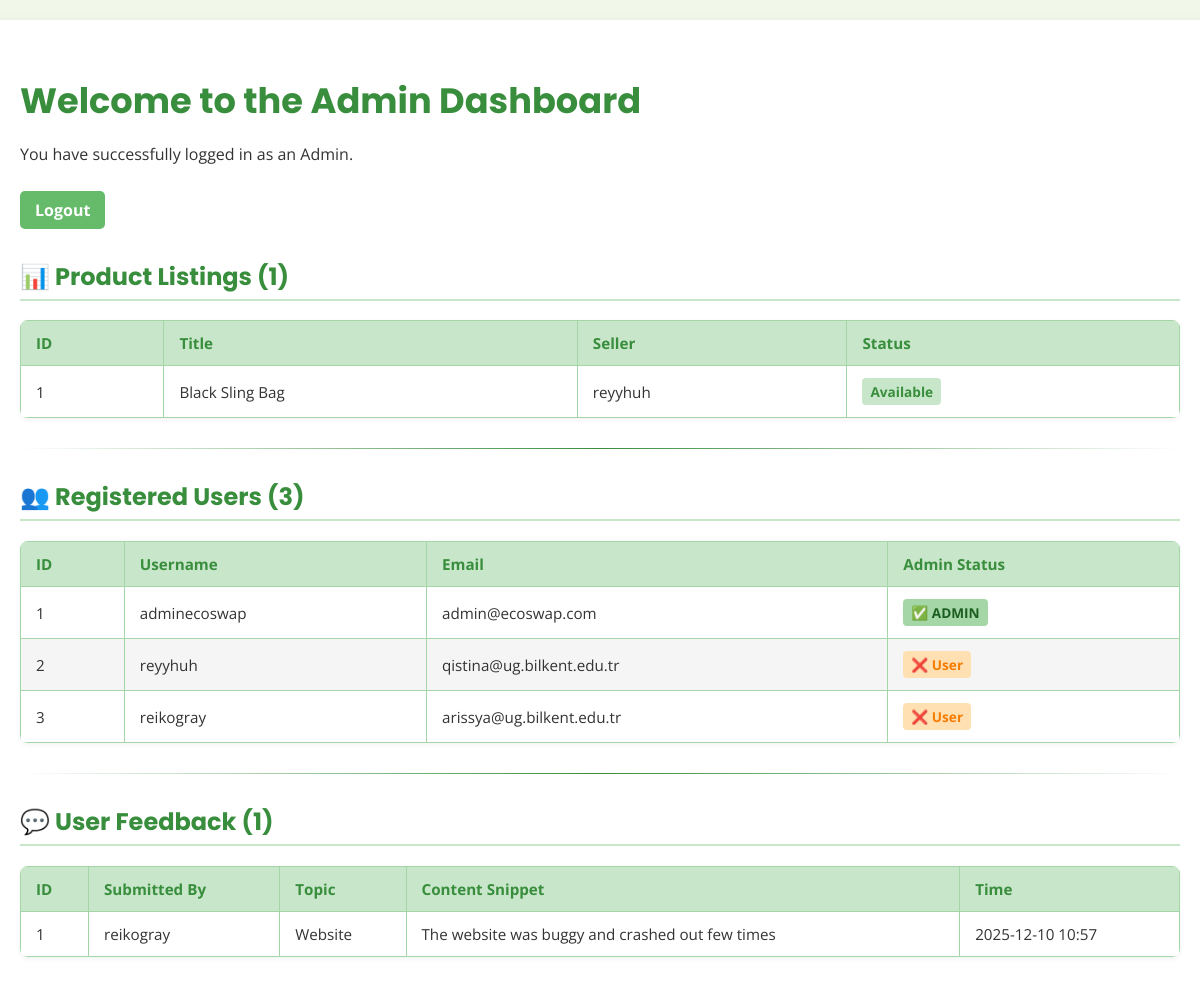
The page /admin (signed in) on the database its author committed.
### models.py (models this page shows, shortened)
class Product(db.Model):
    id = db.Column(db.Integer, primary_key=True)
    title = db.Column(db.String(100), nullable=False)
    description = db.Column(db.Text, nullable=False)
    image_filename = db.Column(db.String(200))
    swap_option = db.Column(db.Boolean, default=False)
    user_id = db.Column(db.Integer, db.ForeignKey('user.id'), nullable=False)
    price = db.Column(db.Float, nullable=False, default=0.0)
    seller = db.relationship('User', back_populates='products')
    sold = db.Column(db.Boolean, default=False)

class User(db.Model, UserMixin):
    id = db.Column(db.Integer, primary_key=True)
    full_name = db.Column(db.String(150), nullable=False)
    username = db.Column(db.String(50), nullable=False)
    email = db.Column(db.String(100), unique=True, nullable=False)
    password = db.Column(db.String(100), nullable=False)
    is_admin = db.Column(db.Boolean, default=False) #admin account
    products = db.relationship('Product', back_populates='seller')
    sent_messages = db.relationship('Message', foreign_keys='Message.sender_id', backref='sender', lazy=True)
    received_messages = db.relationship('Message', foreign_keys='Message.receiver_id', backref='receiver', lazy=True)
    cart_items = db.relationship('CartItem', backref='user', lazy=True)

class Feedback(db.Model):
    id = db.Column(db.Integer, primary_key=True)
    user_id = db.Column(db.Integer, db.ForeignKey('user.id'), nullable=False)
    feedback_topic = db.Column(db.String(100), nullable=False)
    feedback_type = db.Column(db.String(50), nullable=False)
    description = db.Column(db.Text, nullable=False)
    contact_info = db.Column(db.String(100), nullable=True) # Optional field
    timestamp = db.Column(db.DateTime, default=datetime.utcnow)
    user = db.relationship('User', backref='feedbacks')

### app.py (the view)
@app.route('/admin')
@login_required
def admin():
    if not current_user.is_admin:
        flash("You are not authorized to view this page.", "error")
        return redirect(url_for('home'))
    all_users = User.query.all()
    all_products = Product.query.all()
    all_feedback = Feedback.query.all()
    return render_template(
        'admin.html',
        users=all_users,
        products=all_products,
        feedback_list=all_feedback
    )

### app.py (called while the page is built)
@login_manager.user_loader
def load_user(user_id):
    return User.query.get(int(user_id))

@app.context_processor
def inject_cart_count():
    if current_user.is_authenticated:
        count = CartItem.query.filter_by(user_id=current_user.id).count()
        return dict(cart_count=count)
    return dict(cart_count=0)

### templates/admin.html (shortened to what this page needs)
<!DOCTYPE html>
<html lang="en">
<head>
</head>
<body>
    <div class="container">
        <h1>Welcome to the Admin Dashboard</h1>
        <p>You have successfully logged in as an Admin.</p>
        <div>
            <a href="{{ url_for('logout') }}" class="logout-link">Logout</a>
        </div>
        <h2>📊 Product Listings ({{ products|length }})</h2>
        <table>
            <thead>
                <tr>
                    <th>ID</th>
                    <th>Title</th>
                    <th>Seller</th>
                    <th>Status</th>
                </tr>
            </thead>
            <tbody>
                {% for product in products %}
                <tr>
                    <td>{{ product.id }}</td>
                    <td>{{ product.title }}</td>
                    <td>{{ product.seller.username }}</td>
                    <td>
                        {% if product.sold %}
                            <span class="status-badge status-sold">SOLD</span>
                        {% else %}
                            <span class="status-badge status-available">Available</span>
                        {% endif %}
                    </td>
                </tr>
                {% endfor %}
            </tbody>
        </table>
        <hr>
        <h2>👥 Registered Users ({{ users|length }})</h2>
        <table>
            <thead>
                <tr>
                    <th>ID</th>
                    <th>Username</th>
                    <th>Email</th>
                    <th>Admin Status</th>
                </tr>
            </thead>
            <tbody>
                {% for user in users %}
                <tr>
                    <td>{{ user.id }}</td>
                    <td>{{ user.username }}</td>
                    <td>{{ user.email }}</td>
                    <td>
                        {% if user.is_admin %}
                            <span class="status-badge status-admin">✅ ADMIN</span>
                        {% else %}
                            <span class="status-badge status-user">❌ User</span>
                        {% endif %}
                    </td>
                </tr>
                {% endfor %}
            </tbody>
        </table>
        <hr>
        <h2>💬 User Feedback ({{ feedback_list|length }})</h2>
        <table>
            <thead>
                <tr>
                    <th>ID</th>
                    <th>Submitted By</th>
                    <th>Topic</th>
                    <th>Content Snippet</th>
                    <th>Time</th>
                </tr>
            </thead>
            <tbody>
                {% for feedback in feedback_list %}
                <tr>
                    <td>{{ feedback.id }}</td>
                    <td>{{ feedback.user.username }}</td>
                    <td>{{ feedback.feedback_topic }}</td>
                    <td>{{ feedback.description | truncate(60, True) }}</td>
                    <td>{{ feedback.timestamp.strftime('%Y-%m-%d %H:%M') }}</td>
                </tr>
                {% endfor %}
            </tbody>
        </table>
    </div>
</body>
</html>

### templates/admin.html (style rules this page uses)
:root { --color-primary: #388e3c; --color-secondary: #66bb6a; --color-light: #f1f8e9; --color-bg-header: #c8e6c9; --color-input-border: #a5d6a7; --color-text: #333; --color-subtle-text: #666; --color-error-bg: #ffcdd2; --color-error-text: #d32f2f; }
body { font-family: 'Open Sans', sans-serif; background-color: var(--color-light); color: var(--color-text); margin: 0; padding: 20px; display: flex; flex-direction: column; align-items: center; }
.container { width: 100%; max-width: 1200px; background-color: #ffffff; padding: 30px; border-radius: 10px; box-shadow: 0 4px 12px rgba(0, 0, 0, 0.1); }
h1 { font-family: 'Poppins', sans-serif; font-size: 2.2rem; color: var(--color-primary); margin-bottom: 5px; }
h2 { font-family: 'Poppins', sans-serif; font-size: 1.5rem; color: var(--color-primary); border-bottom: 2px solid var(--color-bg-header); padding-bottom: 5px; margin-top: 30px; }
table { width: 100%; border-collapse: collapse; margin-bottom: 20px; background-color: #ffffff; border-radius: 8px; overflow: hidden; box-shadow: 0 2px 5px rgba(0, 0, 0, 0.05); }
thead { background-color: var(--color-bg-header); color: var(--color-primary); }
th, td { border: 1px solid var(--color-input-border); padding: 12px 15px; text-align: left; font-size: 0.95rem; }
tbody tr:nth-child(even) { background-color: #f5f5f5; }
.status-badge { display: inline-block; padding: 4px 8px; border-radius: 4px; font-weight: bold; font-size: 0.85rem; }
.status-available { background-color: var(--color-bg-header); color: var(--color-primary); }
.status-admin { background-color: #a5d6a7; color: #1b5e20; }
.status-user { background-color: #ffe0b2; color: #f57c00; }
.logout-link { display: inline-block; background-color: var(--color-secondary); color: white; padding: 8px 15px; border-radius: 5px; text-decoration: none; font-weight: bold; transition: background-color 0.3s; margin-top: 10px; }
hr { border: 0; height: 1px; background-image: linear-gradient(to right, rgba(0, 0, 0, 0), var(--color-primary), rgba(0, 0, 0, 0)); margin: 30px 0; }

### rows shown on the page
Product: id "1", title "Black Sling Bag", seller.username "reyyhuh", sold "Available"
User: id "1", username "adminecoswap", email "admin@ecoswap.com", is_admin "✅ ADMIN"
User: id "2", username "reyyhuh", email "qistina@ug.bilkent.edu.tr", is_admin "❌ User"
User: id "3", username "reikogray", email "arissya@ug.bilkent.edu.tr", is_admin "❌ User"
Feedback: id "1", user.username "reikogray", feedback_topic "Website", description "The website was buggy and crashed out few times", timestamp "2025-12-10 10:57"

### other values the page prints
{{ products|length }} "1"
{{ users|length }} "3"
{{ feedback_list|length }} "1"
